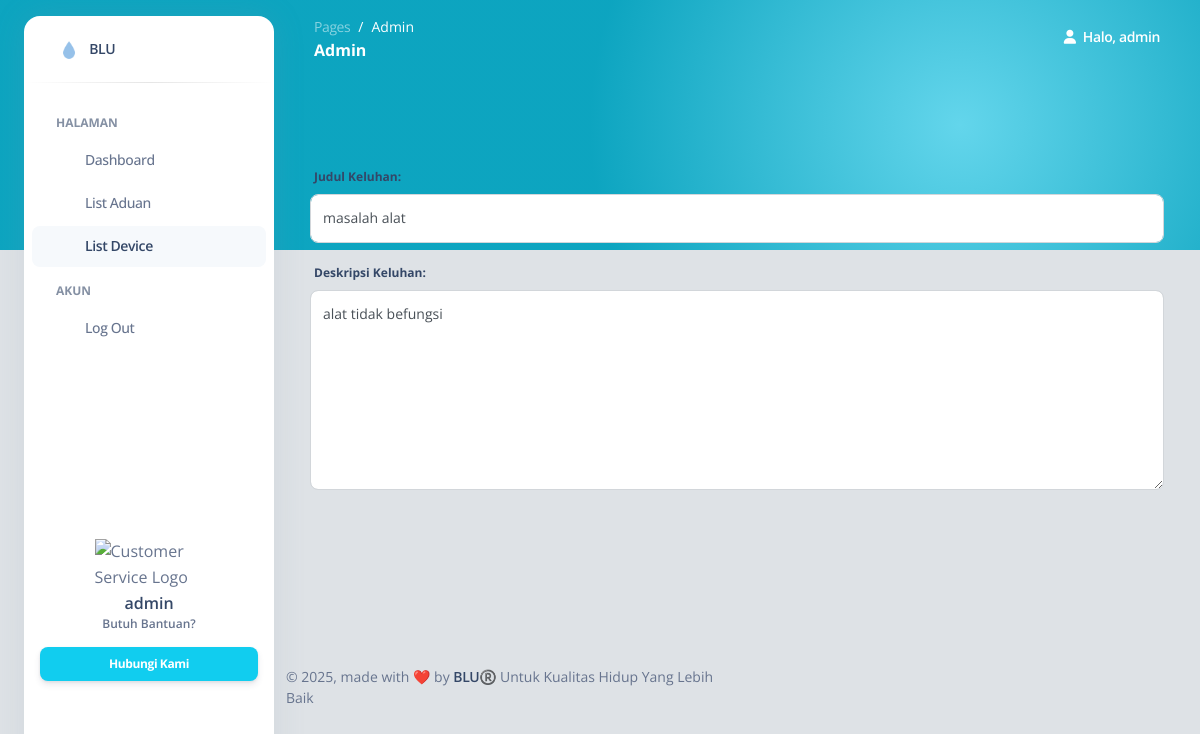
Page /pages/admin/lihat_keluhan.php?id_keluhan=1 (signed in) on the committed database.
### tables this page shows
CREATE TABLE `users` (
  `id_user` int(10) NOT NULL,
  `nama` varchar(20) NOT NULL,
  `email` varchar(20) NOT NULL,
  `password` varchar(20) NOT NULL,
  `id_device` int(10) UNSIGNED DEFAULT NULL,
  `role` varchar(20) NOT NULL DEFAULT 'user'
);

CREATE TABLE `keluhan` (
  `id_keluhan` int(11) NOT NULL,
  `judul` varchar(20) NOT NULL,
  `deskripsi` varchar(150) NOT NULL,
  `id_user` int(11) DEFAULT NULL
);

### pages/admin/lihat_keluhan.php (the view, shortened to what this page needs)
<?php
include "../../classes/koneksi.php";
$id_user = $_SESSION['id_user'];
$query_user = $koneksi->query("SELECT * FROM users WHERE id_user = '$id_user'");
$data_user = $query_user->fetch_assoc();
$id_keluhan = isset($_GET['id_keluhan']) ? $_GET['id_keluhan'] : '';
if (!empty($id_keluhan)) {
    $query_keluhan = $koneksi->query("SELECT judul, deskripsi FROM keluhan WHERE id_keluhan = '$id_keluhan'");
    $data_keluhan = $query_keluhan->fetch_assoc();
}
    if ($data_keluhan) {
        $judul_keluhan = $data_keluhan['judul'];
        $deskripsi_keluhan = $data_keluhan['deskripsi'];
    }
?>
<!DOCTYPE html>
<html lang="en">
<head>
  <link href="https://demos.creative-tim.com/argon-dashboard-pro/assets/css/nucleo-icons.css" rel="stylesheet" />
  <link href="https://demos.creative-tim.com/argon-dashboard-pro/assets/css/nucleo-svg.css" rel="stylesheet" />
  <link id="pagestyle" href="../../assets/css/argon-dashboard.css?v=2.1.0" rel="stylesheet" />
</head>
<body class="g-sidenav-show  bg-gray-300">
  <div class="min-height-250 bg-gradient-faded-info position-absolute w-100"></div>
  <aside class="sidenav bg-white navbar navbar-vertical navbar-expand-xs border-0 border-radius-xl my-3 fixed-start ms-4 " id="sidenav-main">
    <div class="sidenav-header">
      <a class="navbar-brand m-0" href="" target="_blank">
      <img src="../../assets/img/bluicon.png" width="26px" height="26px" class="navbar-brand-img h-100" alt="main_logo">
        <span class="ms-1 font-weight-bold"> BLU </span>
      </a>
    </div>
    <hr class="horizontal dark mt-0">
    <div class="collapse navbar-collapse  w-auto " id="sidenav-collapse-main">
      <ul class="navbar-nav">
      <li class="nav-item mt-3">
          <h6 class="ps-4 ms-2 text-uppercase text-xs font-weight-bolder opacity-6">Halaman </h6>
        </li>
        <li class="nav-item">
          <a class="nav-link " href="dashboard.php">
            <div class="icon icon-shape icon-sm border-radius-md text-center me-2 d-flex align-items-center justify-content-center">
            </div>
            <span class="nav-link-text ms-1">Dashboard</span>
          </a>
        </li>
        <li class="nav-item">
          <a class="nav-link " href="listaduan.php">
            <div class="icon icon-shape icon-sm border-radius-md text-center me-2 d-flex align-items-center justify-content-center">
            </div>
            <span class="nav-link-text ms-1">List Aduan</span>
          </a>
        </li>
        <li class="nav-item">
          <a class="nav-link active " href="listdevice.php">
            <div class="icon icon-shape icon-sm border-radius-md text-center me-2 d-flex align-items-center justify-content-center">
            </div>
            <span class="nav-link-text ms-1">List Device</span>
          </a>
        </li>
        <li class="nav-item mt-3">
          <h6 class="ps-4 ms-2 text-uppercase text-xs font-weight-bolder opacity-6">Akun </h6>
        </li>
        <li class="nav-item">
          <a class="nav-link " href="../../classes/logout.php">
            <div class="icon icon-shape icon-sm border-radius-md text-center me-2 d-flex align-items-center justify-content-center">
            </div>
            <span class="nav-link-text ms-1">Log Out</span>
          </a>
        </li>
      </ul>
    </div>
    <div class="sidenav-footer mx-3 ">
      <div class="card card-plain shadow-none" id="sidenavCard">
        <img class="w-50 mx-auto" src="https://cdn-icons-gif.flaticon.com/17576/17576973.gif" alt="Customer Service Logo">
        <div class="card-body text-center p-3 w-100 pt-0">
          <div class="docs-info">
            <h6 class="mb-0">
            <?php echo isset($data_user['nama']) ? $data_user['nama'] : 'Data tidak tersedia'; ?>
            </h6>
            <p class="text-xs font-weight-bold mb-0">Butuh Bantuan?</p>
          </div>
        </div>
      </div>
      <a href="keluhan.php" target="_blank" class="btn btn-info btn-sm w-100 mb-3">Hubungi Kami</a>
    </div>
  </aside>
  <main class="main-content position-relative border-radius-lg ">
       <nav class="navbar navbar-main navbar-expand-lg px-0 mx-4 shadow-none border-radius-xl " id="navbarBlur" data-scroll="false">
      <div class="container-fluid py-1 px-3">
        <nav aria-label="breadcrumb">
          <ol class="breadcrumb bg-transparent mb-0 pb-0 pt-1 px-0 me-sm-6 me-5">
            <li class="breadcrumb-item text-sm"><a class="opacity-5 text-white" href="javascript:;">Pages</a></li>
            <li class="breadcrumb-item text-sm text-white active" aria-current="page">Admin</li>
          </ol>
          <h6 class="font-weight-bolder text-white mb-0"> Admin</h6>
        </nav>
          <ul class="navbar-nav  justify-content-end">
            <li class="nav-item d-flex align-items-center">
              <a href="javascript:;" class="nav-link text-white font-weight-bold px-0">
                <i class="fa fa-user me-sm-1"></i>
                <span class="d-sm-inline d-none">
                Halo, <?php echo isset($data_user['nama']) ? $data_user['nama'] : 'Data tidak tersedia'; ?>
              </span>
              </a>
            </li>
          </ul>
        </div>
    </nav>
    <div class="container-fluid py-6">
    <div class="row">
        <div class="col-lg-12 mb-4">
            <div class="card card-plain">
                <div class="card-body">
                    <form role="form" action="../../classes/keluhan.php" method="POST">
                        <div class="mb-3">
                            <label for="judul_keluhan" class="form-label">Judul Keluhan: </label>
                            <input type="text" class="form-control form-control-lg" placeholder="Judul Keluhan"
                                   aria-label="Judul Keluhan" name="judul"
                                   value="<?php echo htmlspecialchars($judul_keluhan, ENT_QUOTES, 'UTF-8'); ?>" readonly>
                        </div>
                        <div class="mb-5">
                            <label for="deskripsi_keluhan" class="form-label">Deskripsi Keluhan: </label>
                            <textarea class="form-control form-control-lg height-200" aria-label="Deskripsi Keluhan"
                                      name="deskripsi" readonly><?php echo htmlspecialchars($deskripsi_keluhan, ENT_QUOTES, 'UTF-8'); ?></textarea>
                        </div>
                    </form>
                </div>
            </div>
        </div>
    </div>
</div>
      <footer class="footer pt-3  ">
      <div class="container-fluid">
        <div class="row align-items-center justify-content-lg-between">
          <div class="col-lg-6 mb-lg-0 mb-4">
            <div class="copyright text-center text-sm text-muted text-lg-start">
              © ,
              made with ❤️ by
              <a href="" class="font-weight-bold" target="_blank">BLU®️</a>
              Untuk Kualitas Hidup Yang Lebih Baik
            </div>
          </div>
        </div>
      </div>
    </footer>
  </main>
</body>
</html>

### rows in the picture
users: nama "admin"
keluhan: judul "masalah alat", deskripsi "alat tidak befungsi"
